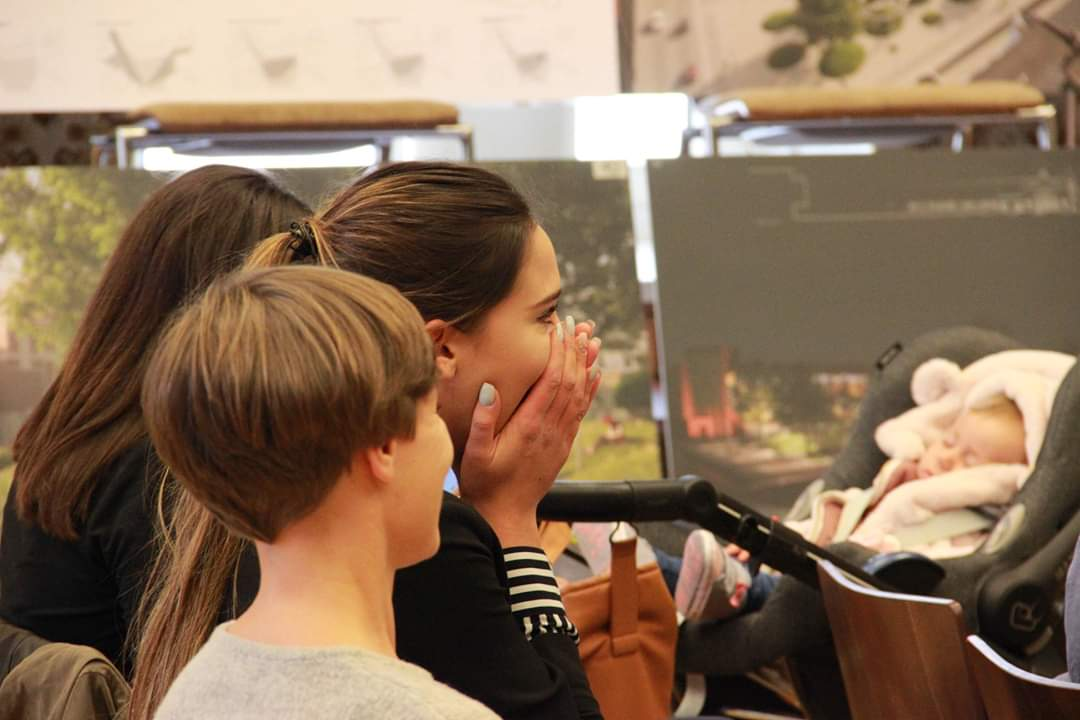
#> input picture test.jpg, 1080 x 720 px
$ python imageTest.py
#> lines starting #> are read from the running program, lines starting #| are printed output that depends on the picture
#import matplotlib.image as mpimg

#img = mpimg.imread('.\sampleImage\000a6c98-bb9b-11e8-b2b9-ac1f6b6435d0_blue.png')
#print(img.shape, img.dtype)

from PIL import Image
im = Image.open('test.jpg')
#> im is the input picture: PIL image 1080x720 RGB; mean R, G, B 136.7, 110.5, 87.1
im.rotate(45).show()
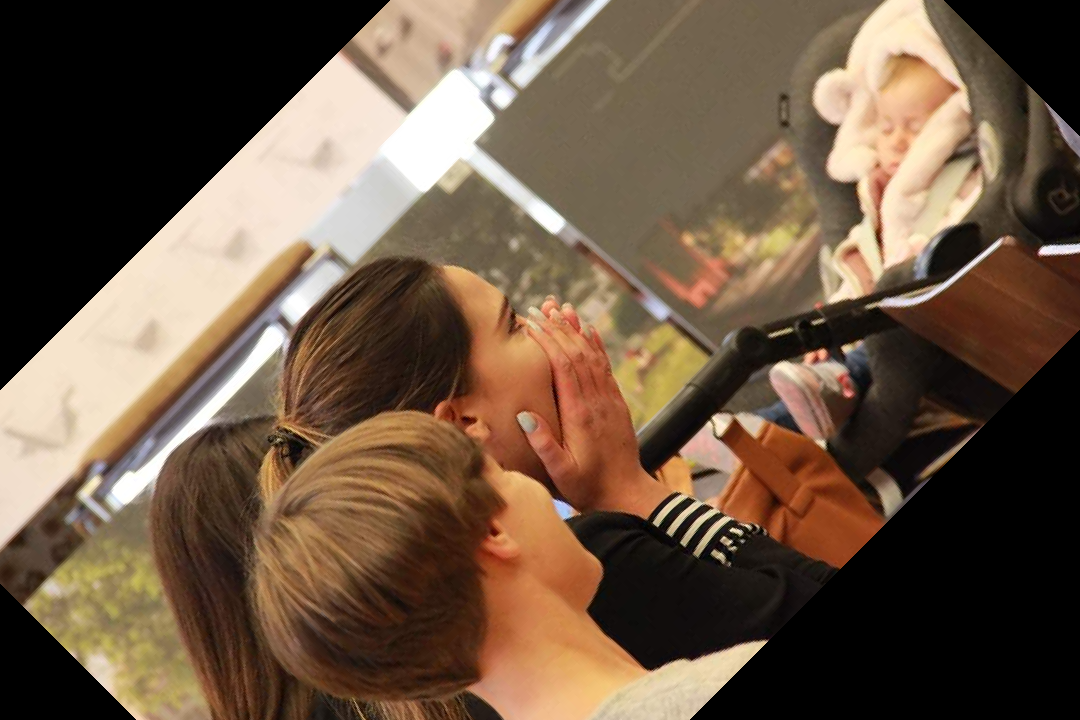
#> shown: PIL image 1080x720 RGB; mean R, G, B 108.6, 87.3, 68.6
